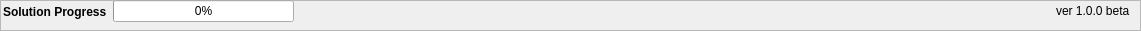
  <widget class="QFrame" name="frame">
   <property name="geometry">
    <rect>
     <x>0</x>
     <y>860</y>
     <width>1141</width>
     <height>31</height>
    </rect>
   </property>
   <property name="frameShape">
    <enum>QFrame::StyledPanel</enum>
   </property>
   <property name="frameShadow">
    <enum>QFrame::Raised</enum>
   </property>
   <widget class="QWidget" name="layoutWidget">
    <property name="geometry">
     <rect>
      <x>3</x>
      <y>0</y>
      <width>291</width>
      <height>23</height>
     </rect>
    </property>
    <layout class="QHBoxLayout" name="horizontalLayout">
     <item>
      <widget class="QLabel" name="label">
       <property name="font">
        <font>
         <pointsize>9</pointsize>
         <weight>75</weight>
         <bold>true</bold>
        </font>
       </property>
       <property name="text">
        <string>Solution Progress</string>
       </property>
      </widget>
     </item>
     <item>
      <widget class="QProgressBar" name="pg">
       <property name="value">
        <number>0</number>
       </property>
       <property name="textVisible">
        <bool>true</bool>
       </property>
      </widget>
     </item>
    </layout>
   </widget>
   <widget class="QLabel" name="label_36">
    <property name="geometry">
     <rect>
      <x>1056</x>
      <y>1</y>
      <width>81</width>
      <height>20</height>
     </rect>
    </property>
    <property name="text">
     <string>ver 1.0.0 beta</string>
    </property>
   </widget>
  </widget>
